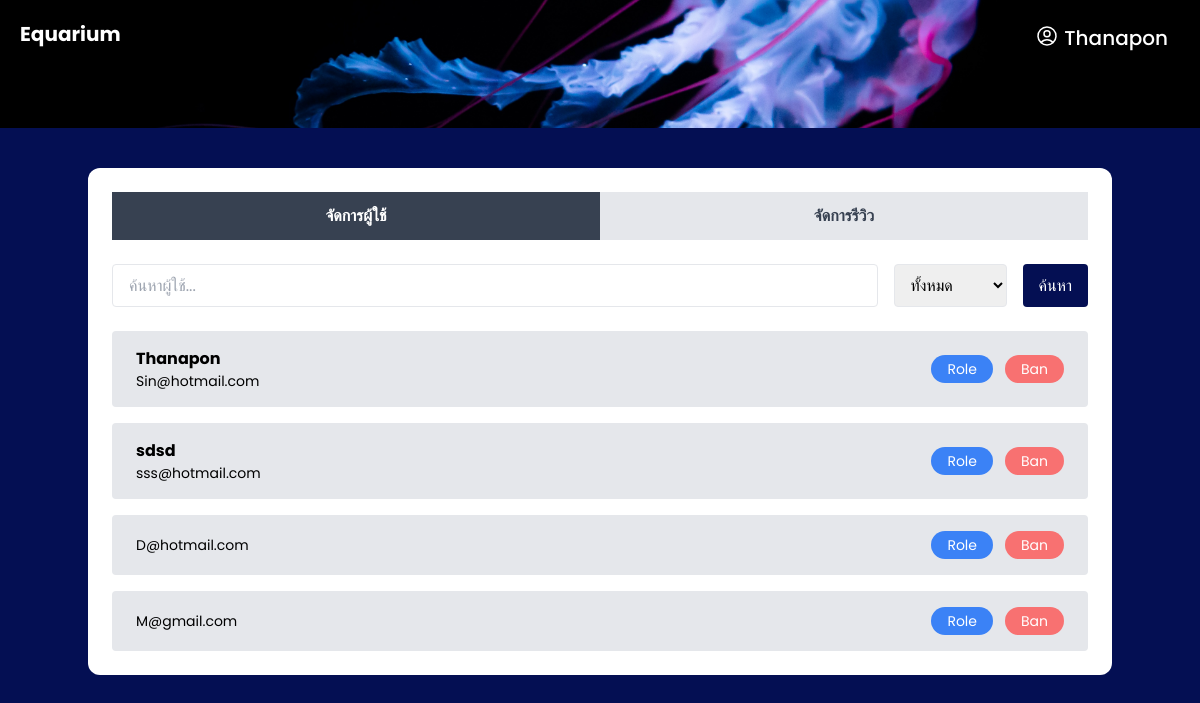
/admin/admin_mng.php (signed in), run on an earlier commit of the app's database.
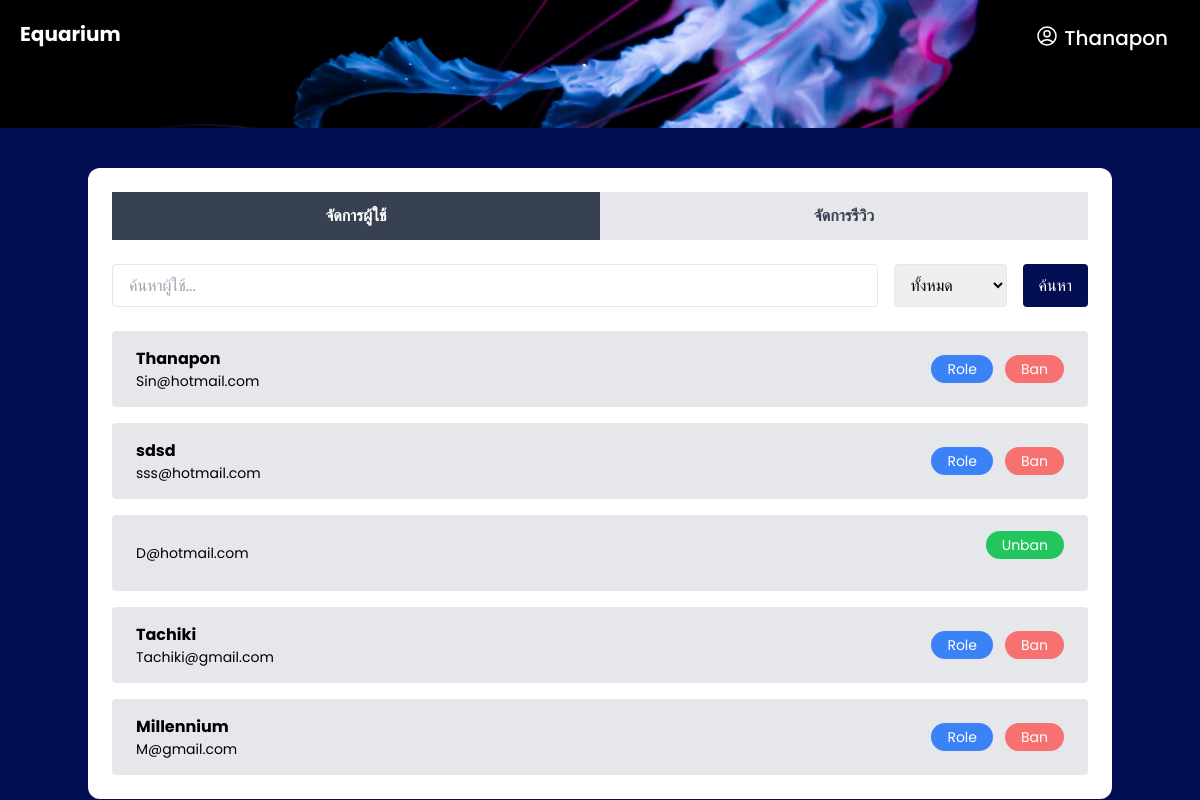
And on a later commit of the database.
### tables this page shows
CREATE TABLE `users` (
  `id` int(11) NOT NULL,
  `username` varchar(100) NOT NULL,
  `first_name` varchar(50) DEFAULT NULL,
  `last_name` varchar(50) DEFAULT NULL,
  `gender` varchar(15) DEFAULT NULL,
  `dob` date DEFAULT NULL,
  `email` varchar(150) NOT NULL,
  `password` varchar(255) NOT NULL,
  `position` char(1) NOT NULL DEFAULT 'm',
  `creatde_at` timestamp NOT NULL DEFAULT current_timestamp()
);

### admin/admin_mng.php (the view, shortened to what this page needs)
<?php
include 'navbar.php';
$conn = new mysqli("localhost", "root", "", "aquarium");
$search = $_GET['search'] ?? '';
$filter = $_GET['filter'] ?? '';
$search = $conn->real_escape_string($search);
$sql = "SELECT id, first_name, username, email, position FROM users WHERE 1=1";
$result = $conn->query($sql);
?>
<!DOCTYPE html>
<html lang="en">
<head>
  <script src="https://cdn.tailwindcss.com"></script>
</head>
<body class="bg-mainBlue text-white font-poppins min-h-screen">
<header class="relative h-32 bg-center bg-cover bg-no-repeat" style="background-image: url('image/jellyfish-aquarium-black-background-glowing-white-amoled-3840x2160-2094.jpg');">
    <div class="absolute top-5 left-5 z-50 flex items-center">
        <a href="aquarium.php" class="text-white text-xl font-bold">Equarium</a>
    </div>
</header>
<main class="max-w-5xl mx-auto p-6 bg-white text-black rounded-xl mt-10">
  <div class="flex">
    <button onclick="toggleTab('users')" id="tab-users" class="flex-1 px-4 py-3 text-white bg-gray-700 font-semibold">จัดการผู้ใช้</button>
    <button onclick="toggleTab('reviews')" id="tab-reviews" class="flex-1 px-4 py-3 bg-gray-200 text-gray-700 font-semibold">จัดการรีวิว</button>
  </div>
  <div id="users-tab" class="tab-content">
  <form class="flex gap-4 my-6" method="GET">
    <input type="text" name="search" placeholder="ค้นหาผู้ใช้..." value="<?= htmlspecialchars($search) ?>" class="px-4 py-2 rounded border w-full">
    <select name="filter" class="px-3 py-2 rounded border">
      <option value="" <?= empty($filter) ? 'selected' : '' ?>>ทั้งหมด</option>
    </select>
    <button type="submit" class="bg-mainBlue text-white px-4 rounded">ค้นหา</button>
  </form>
    <?php while ($row = $result->fetch_assoc()): ?>
      <div class="flex justify-between items-center bg-gray-200 px-6 py-4 mt-4 rounded">
        <div>
          <p class="font-bold"><?php echo htmlspecialchars($row['first_name']); ?></p>
          <p class="text-sm"><?php echo htmlspecialchars($row['email']); ?></p>
        </div>
        <div class="flex gap-3">
          <?php if ($row['position'] !== 'b'): ?>
            <button onclick="openRoleModal('<?php echo $row['id']; ?>', '<?php echo $row['position']; ?>')" class="bg-blue-500 hover:bg-blue-600 text-white px-4 py-1 rounded-full text-sm">Role</button>
            <button onclick="openBanModal('<?php echo $row['id']; ?>')" class="bg-red-400 hover:bg-red-500 text-white px-4 py-1 rounded-full text-sm">Ban</button>
          <?php else: ?>
            <form method="POST" action="update_role.php">
              <button type="submit" class="bg-green-500 hover:bg-green-600 text-white px-4 py-1 rounded-full text-sm">Unban</button>
            </form>
          <?php endif; ?>
        </div>
      </div>
    <?php endwhile; ?>
  </div>
</main>
</body>
</html>

### navbar.php (shortened to what this page needs)
<nav class="absolute top-4 inset-x-0 z-50 px-4">
      <div class="flex justify-end space-x-6 text-white font-semibold text-lg relative z-10">
        <?php if (isset($_SESSION['session_id'])): ?>
          <button id="dropdownButton" type="button" class="inline-flex justify-center px-4 py-2 text-xl font-medium text-white focus:outline-none" onclick="toggleDropdown()">
            <span><?php echo htmlspecialchars($_SESSION['user']); ?></span>
          </button>
        <?php else: ?>
          <a href="register.php" class="text-lg hover:underline">Register</a>
          <a href="login.php" class="text-lg hover:underline">Sign In</a>
        <?php endif; ?>
      </div>
    </nav>

What changed in the data, as far as the page shows it:
removed users: email "M@gmail.com"
changed users "D@hotmail.com": position "Role Ban" → "Unban"
added users: first_name "Tachiki", email "Tachiki@gmail.com"
added users: first_name "Millennium", email "M@gmail.com"
